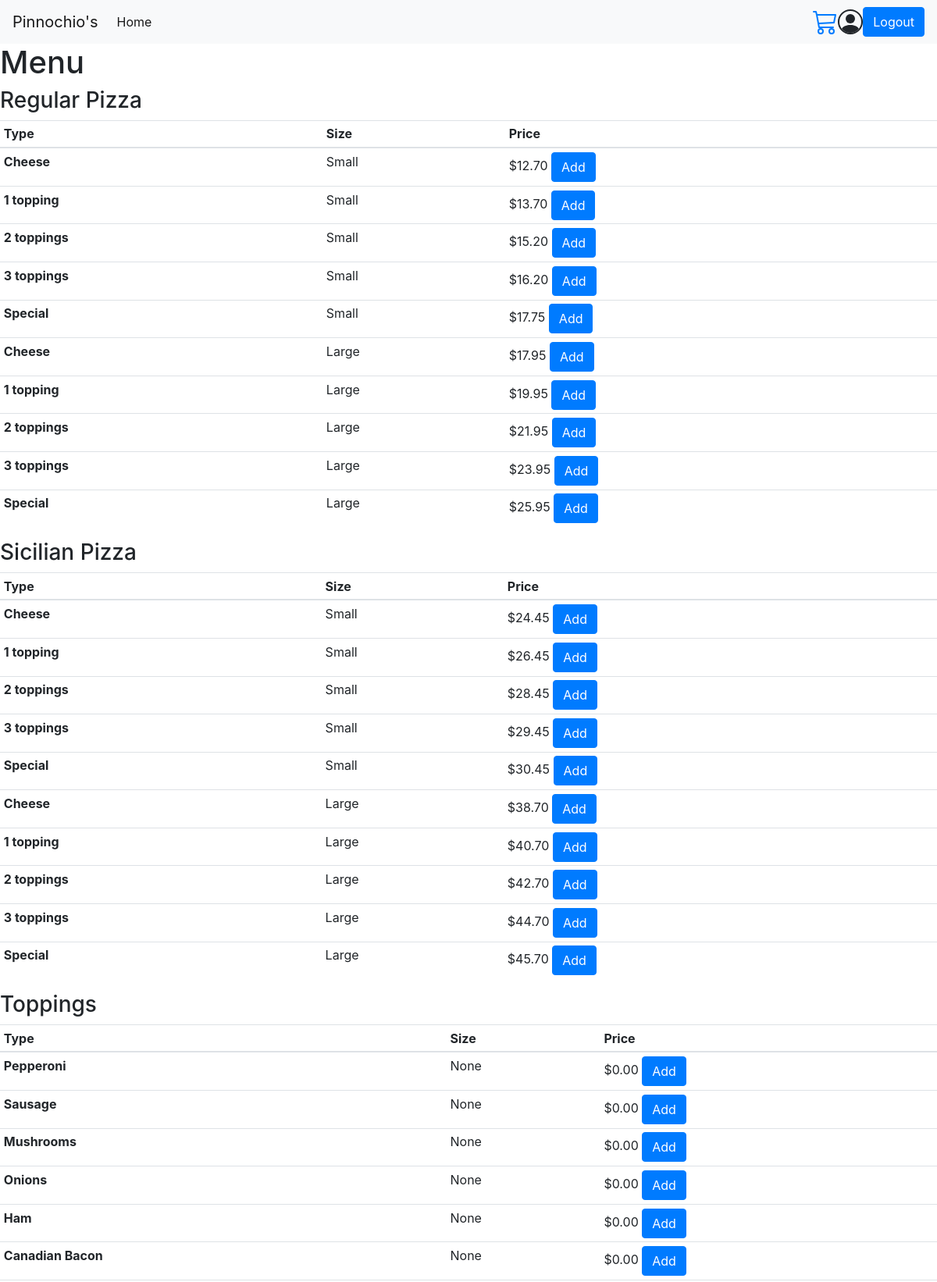
The app's page / (signed in, upper part) with its own data.
### orders/models.py (models this page shows, shortened)
class Product(models.Model):
    SIZE = (
    ('Small', 'Small'),
    ('Large', 'Large'),
    )
    tags = models.ForeignKey(Tag, on_delete=models.CASCADE, null=True)
    name = models.CharField(max_length=64, null=True)
    size = models.CharField(max_length=64, null=True, choices=SIZE, blank=True)
    price = models.DecimalField(max_digits=4, decimal_places=2)

### orders/views.py (the view)
# urls.py: path("", views.home, name="home"),
def home(request):
    if not request.user.is_authenticated:
        return render(request, "orders/login.html", {"message": None})
    context = {
        "user": request.user,
        "products": Product.objects.all(),
        'tag': Tag.objects.all(),
        'order': Order.objects.all(),
    }
    return render(request, "orders/home.html", context)

### orders/templates/orders/home.html (shortened to what this page needs)
{% extends "orders/base.html" %}
{% block body%}
    <h1>Menu</h1>
    <h3>Regular Pizza</h3>
    <table class="table table-sm">
      <thead>
        <tr>
          <th scope="col">Type</th>
          <th scope="col">Size</th>
          <th scope="col">Price</th>
        </tr>
      </thead>
      <tbody>
        {% for product in products %}
          {% if product.tags.name == "Regular Pizza" %}
            <tr>
              <th scope="row">{{product.name}}</th>
              <td>{{ product.size }}</td>
              <td>${{ product.price }} <a href="{% url 'add' product.id %}"><button type="button" class="btn btn-primary">Add</button></a></td>
            </tr>
          {% endif %}
        {% endfor %}
      </tbody>
    </table>
    <h3>Sicilian Pizza</h3>
    <table class="table table-sm">
      <thead>
        <tr>
          <th scope="col">Type</th>
          <th scope="col">Size</th>
          <th scope="col">Price</th>
        </tr>
      </thead>
      <tbody>
        {% for product in products %}
          {% if product.tags.name == "Sicilian Pizza" %}
            <tr>
              <th scope="row">{{product.name}}</th>
              <td>{{ product.size }}</td>
              <td>${{ product.price }} <a href="{% url 'add' product.id %}"><button type="button" class="btn btn-primary">Add</button></a></td>
            </tr>
          {% endif %}
        {% endfor %}
      </tbody>
    </table>
    <h3>Toppings</h3>
    <table class="table table-sm">
      <thead>
        <tr>
          <th scope="col">Type</th>
          <th scope="col">Size</th>
          <th scope="col">Price</th>
        </tr>
      </thead>
      <tbody>
        {% for product in products %}
          {% if product.tags.name == "Toppings" %}
            <tr>
              <th scope="row">{{product.name}}</th>
              <td>{{ product.size }}</td>
              <td>${{ product.price }} <a href="{% url 'add' product.id %}"><button type="button" class="btn btn-primary">Add</button></a></td>
            </tr>
          {% endif %}
        {% endfor %}
      </tbody>
    </table>
{% endblock%}

### orders/templates/orders/base.html (shortened to what this page needs)
{% load static %}
<!DOCTYPE html>
<html>
    <head>
        <link rel="stylesheet" href="https://stackpath.bootstrapcdn.com/bootstrap/4.5.0/css/bootstrap.min.css">
    </head>
    <body>
        <nav class="navbar navbar-expand-lg navbar-light bg-light">
            <a class="navbar-brand" href="#">Pinnochio's</a>
            <div class="collapse navbar-collapse" id="navbarSupportedContent">
              <ul class="navbar-nav mr-auto">
                <li class="nav-item active">
                  <a class="nav-link" href="{% url 'home' %}">Home <span class="sr-only">(current)</span></a>
                </li>
              </ul>
                <a href="{% url 'cart' %}">
                </a>
              <a href="{% url 'logout' %}"><button type="button" class="btn btn-primary">Logout</button></a>
            </div>
          </nav>
        {% block body%}
        {% endblock %}
    </body>
</html>

### records on screen
Product: name "Cheese", size "Small", price "12.70"
Product: name "1 topping", size "Small", price "13.70"
Product: name "2 toppings", size "Small", price "15.20"
Product: name "3 toppings", size "Small", price "16.20"
Product: name "Special", size "Small", price "17.75"
Product: name "Cheese", size "Large", price "17.95"
Product: name "1 topping", size "Large", price "19.95"
Product: name "2 toppings", size "Large", price "21.95"
Product: name "3 toppings", size "Large", price "23.95"
Product: name "Special", size "Large", price "25.95"
Product: name "Cheese", size "Small", price "24.45"
Product: name "1 topping", size "Small", price "26.45"
Product: name "2 toppings", size "Small", price "28.45"
Product: name "3 toppings", size "Small", price "29.45"
Product: name "Special", size "Small", price "30.45"
Product: name "Cheese", size "Large", price "38.70"
Product: name "1 topping", size "Large", price "40.70"
Product: name "2 toppings", size "Large", price "42.70"
Product: name "3 toppings", size "Large", price "44.70"
Product: name "Special", size "Large", price "45.70"
Product: name "Pepperoni", size "None", price "0.00"
Product: name "Sausage", size "None", price "0.00"
Product: name "Mushrooms", size "None", price "0.00"
Product: name "Onions", size "None", price "0.00"
Product: name "Ham", size "None", price "0.00"
Product: name "Canadian Bacon", size "None", price "0.00"
